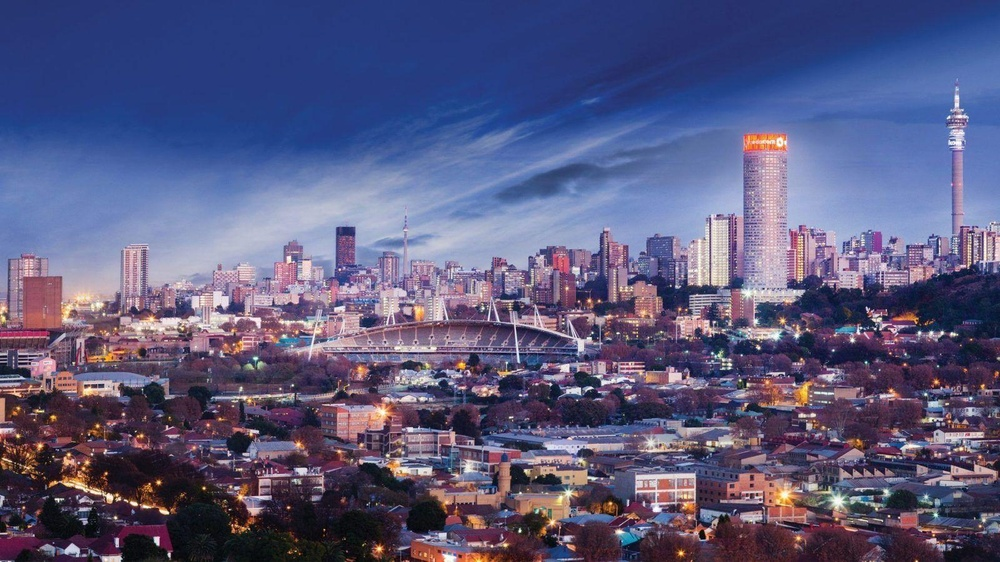
#> input picture Lab Task 5/1. Image Processing and Enhancement/7.jpg, 1000 x 562 px, shrunk from 1600 x 900 before the run
$ jupyter execute 'create border around images.ipynb'
#> lines starting #> are read from the running program, lines starting #| are printed output that depends on the picture
[cell 1]
import cv2

image = cv2.imread("7.jpg")
#> image is the input picture: shape (562, 1000, 3); mean B, G, R 126.1, 89.2, 90.2
image = cv2.copyMakeBorder( image, 10, 10, 10, 10, cv2.BORDER_CONSTANT, value=(0, 0, 0))
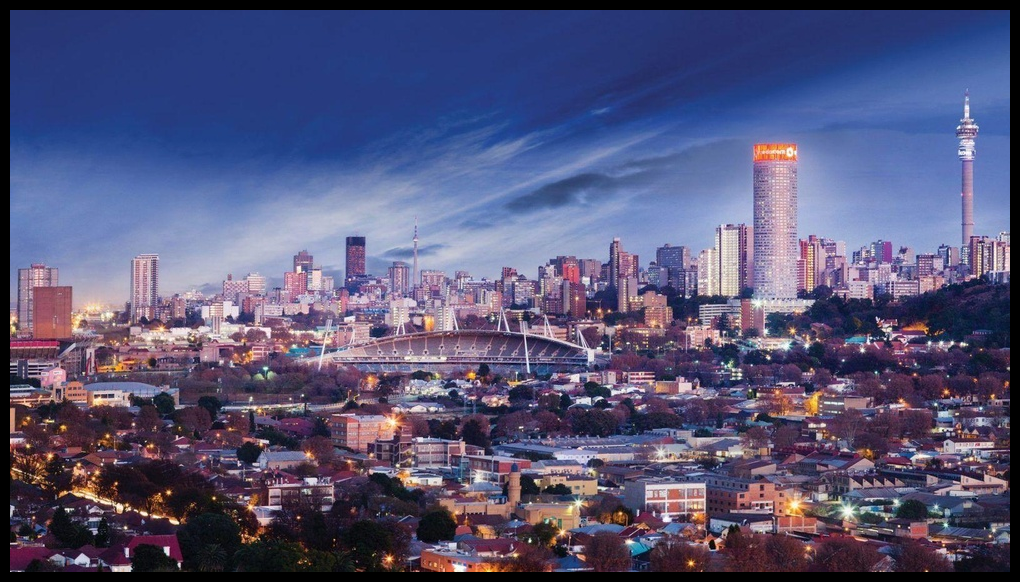
#> image: shape (582, 1020, 3); mean B, G, R 119.4, 84.5, 85.4

cv2.imshow("Bordered Image", image)
cv2.waitKey(0)
cv2.destroyAllWindows()

[cell 2]
import cv2

image = cv2.imread("7.jpg")

border_reflect = cv2.copyMakeBorder(image, 50, 50, 50, 50, cv2.BORDER_REFLECT)
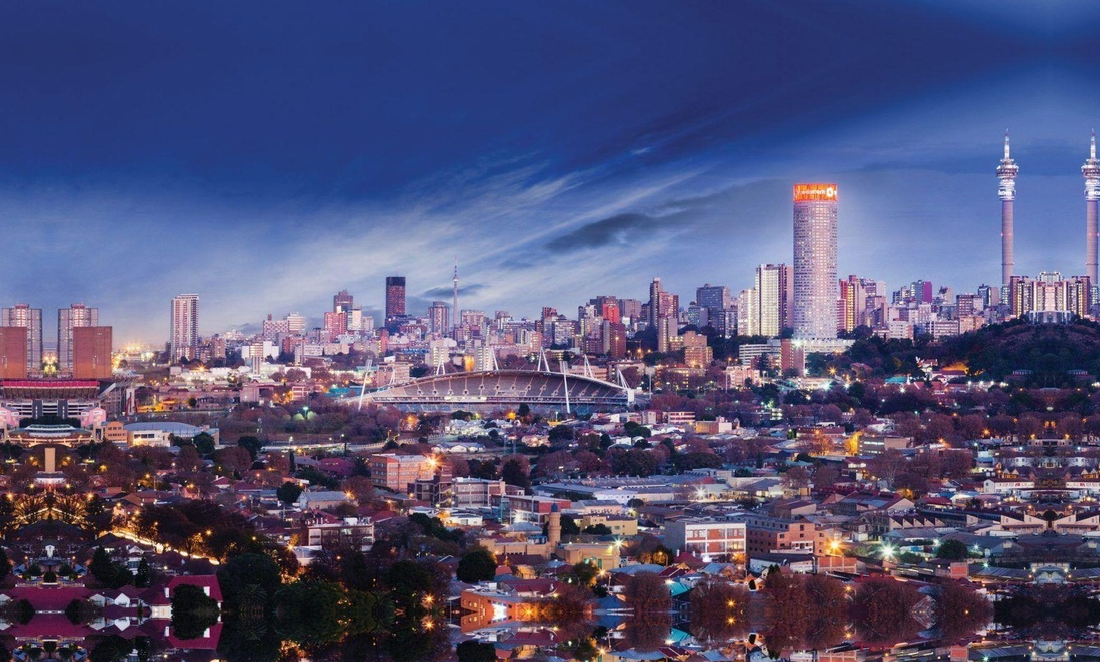
#> border_reflect: shape (662, 1100, 3); mean B, G, R 120.2, 83.1, 83.9
border_reflect_101 = cv2.copyMakeBorder(image, 50, 50, 50, 50, cv2.BORDER_REFLECT_101)
border_replicate = cv2.copyMakeBorder(image, 50, 50, 50, 50, cv2.BORDER_REPLICATE)
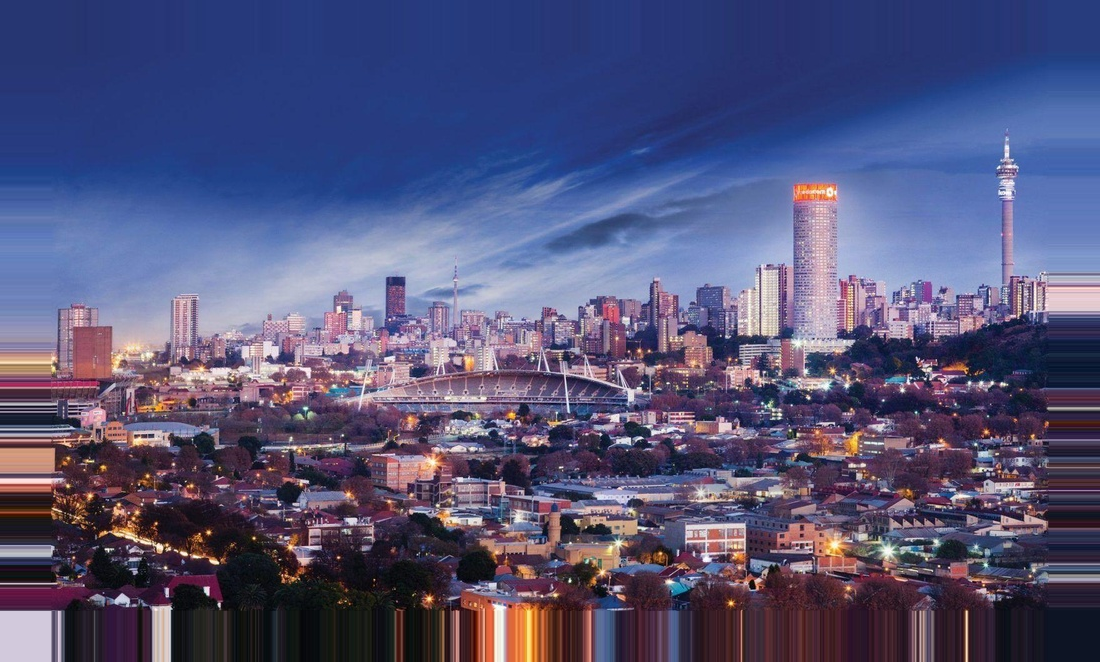
#> border_replicate: shape (662, 1100, 3); mean B, G, R 120, 83.5, 84.2

cv2.imshow("Border Reflect", border_reflect)
cv2.imshow("Border Reflect 101", border_reflect_101)
cv2.imshow("Border Replicate", border_replicate)

cv2.waitKey(0)
cv2.destroyAllWindows()

[cell 3]
import cv2

image = cv2.imread("7.jpg")
bordered_image = cv2.copyMakeBorder(image, 10, 10, 10, 10, cv2.BORDER_CONSTANT, value=(0, 0, 255))
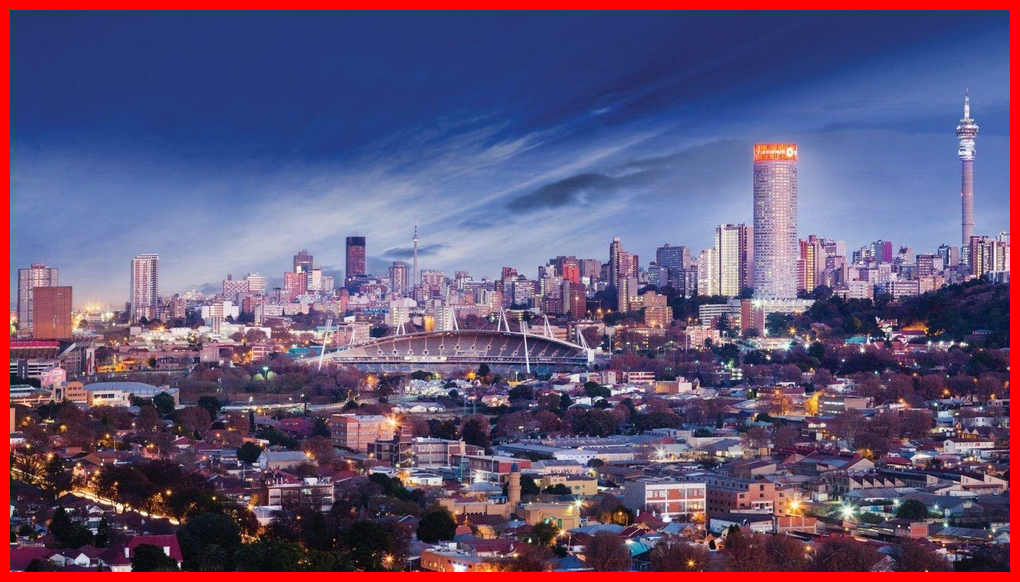
#> bordered_image: shape (582, 1020, 3); mean B, G, R 119.4, 84.5, 99

cv2.imshow("Red Border Image", bordered_image)
cv2.waitKey(0)
cv2.destroyAllWindows()

$ run again, with Lab Task 5/1. Image Processing and Enhancement/4.jpg copied over Lab Task 5/1. Image Processing and Enhancement/7.jpg
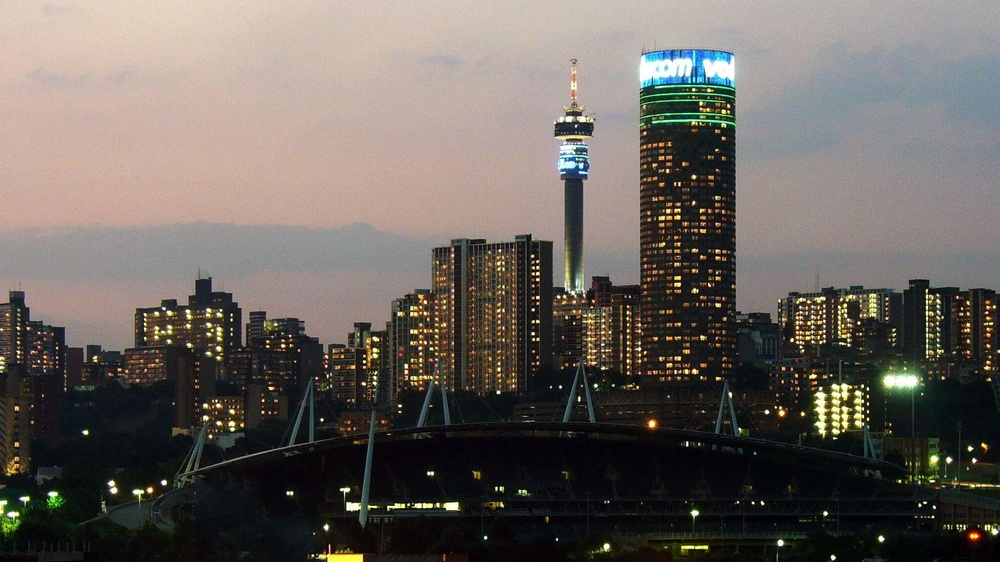
#> input picture Lab Task 5/1. Image Processing and Enhancement/4.jpg, 1000 x 562 px, shrunk from 1920 x 1080 before the run
#> image is the input picture: shape (562, 1000, 3); mean B, G, R 93.3, 98.8, 105.1
#> image: shape (582, 1020, 3)
#> `border_replicate = cv2.copyMakeBorder(image, 50, 50, 50, 50, cv2.BORDE..`:
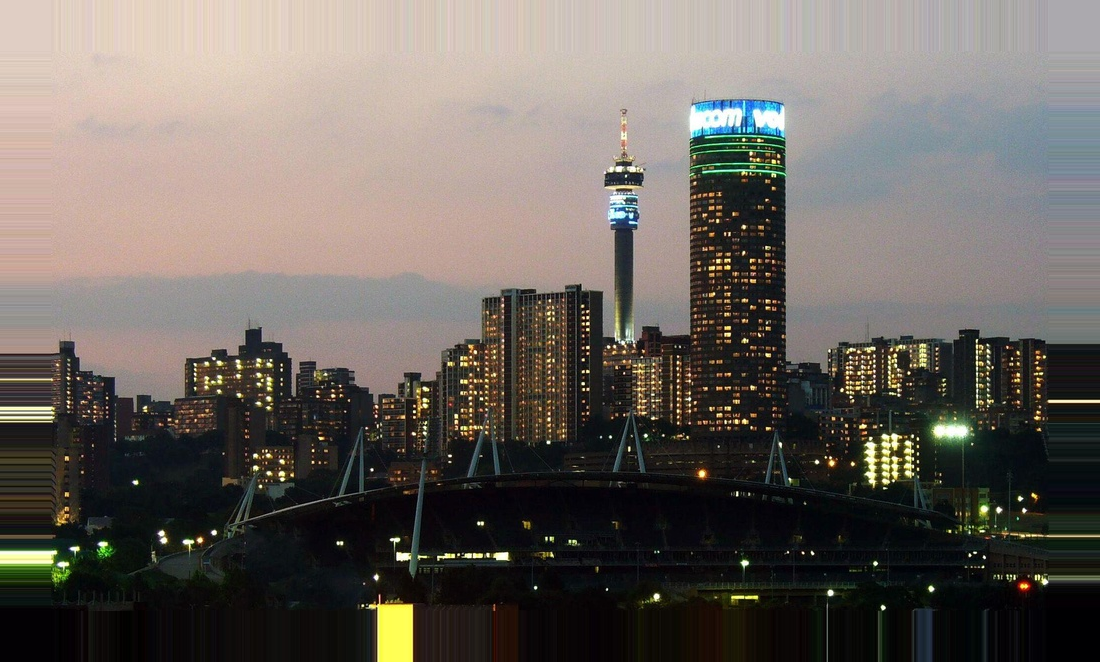
#> border_replicate: shape (662, 1100, 3); mean B, G, R 94.5, 100.4, 106.6
#> `bordered_image = cv2.copyMakeBorder(image, 10, 10, 10, 10, cv2.BORDER_..`:
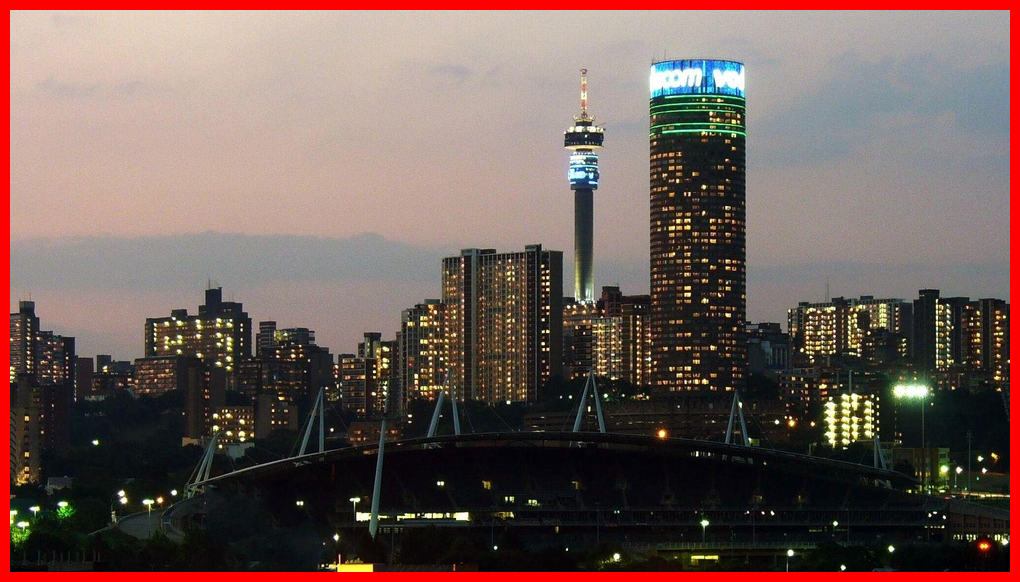
#> bordered_image: shape (582, 1020, 3); mean B, G, R 88.3, 93.5, 113.1

$ run again, with Lab Task 5/1. Image Processing and Enhancement/5.jpg copied over Lab Task 5/1. Image Processing and Enhancement/7.jpg
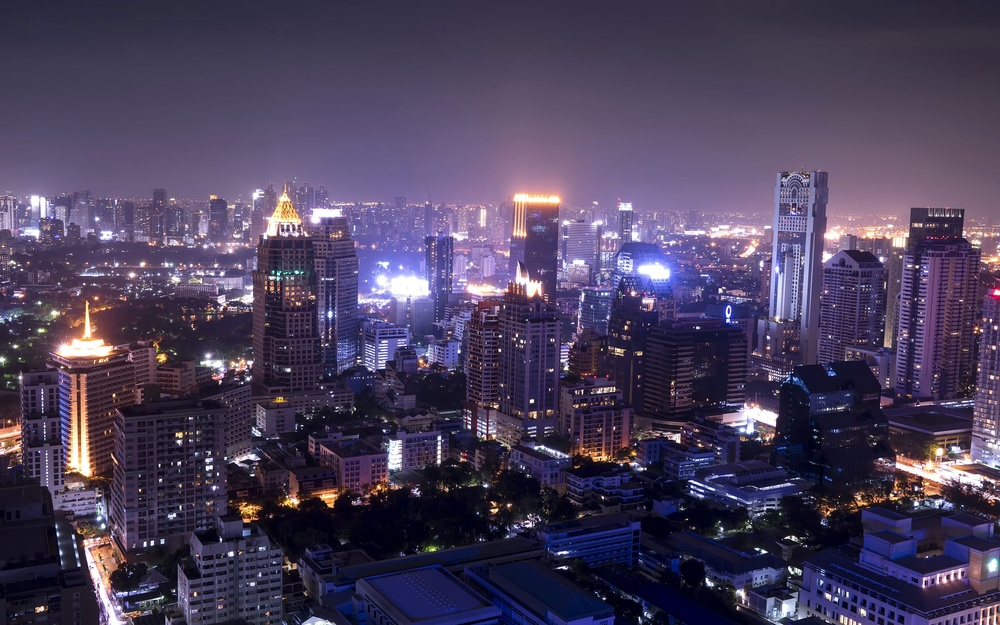
#> input picture Lab Task 5/1. Image Processing and Enhancement/5.jpg, 1000 x 625 px, shrunk from 3840 x 2400 before the run
#> image is the input picture: shape (625, 1000, 3); mean B, G, R 91.9, 64.5, 75.1
#> image: shape (645, 1020, 3)
#> `border_replicate = cv2.copyMakeBorder(image, 50, 50, 50, 50, cv2.BORDE..`:
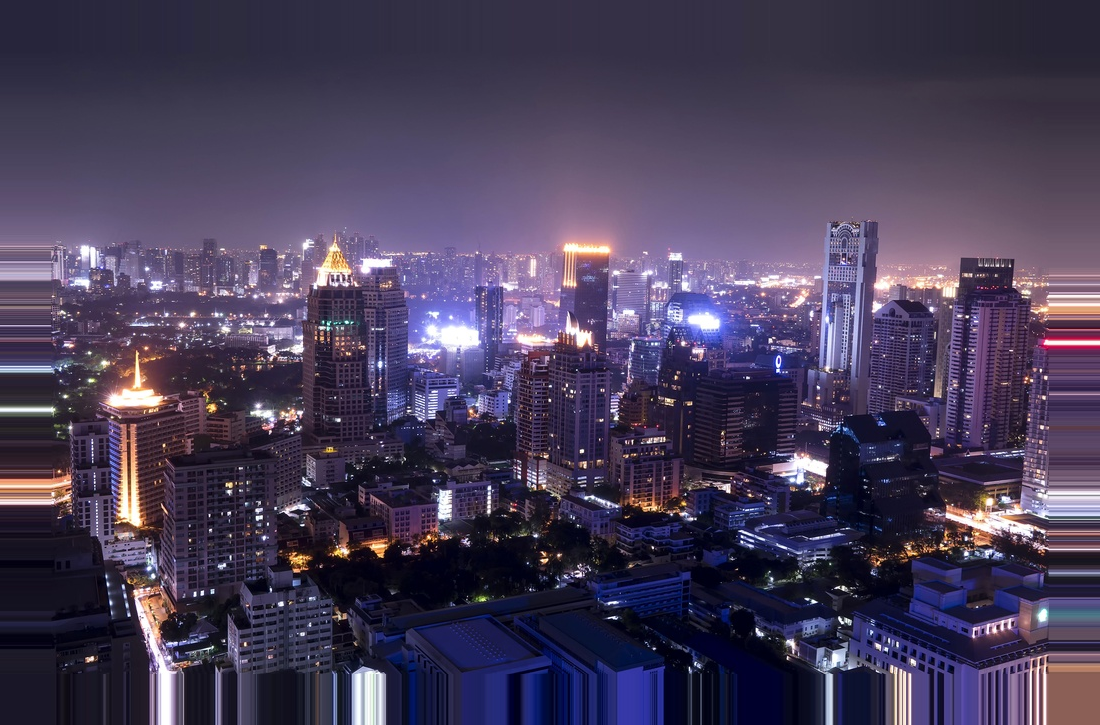
#> border_replicate: shape (725, 1100, 3); mean B, G, R 89.1, 62.4, 72.2
#> `bordered_image = cv2.copyMakeBorder(image, 10, 10, 10, 10, cv2.BORDER_..`:
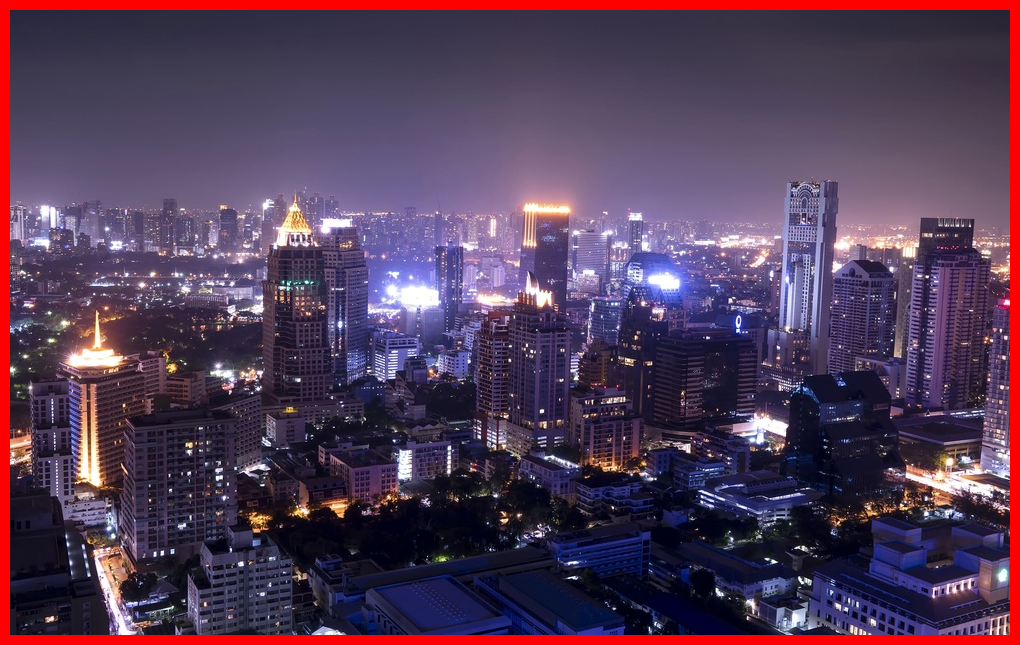
#> bordered_image: shape (645, 1020, 3); mean B, G, R 87.3, 61.3, 84.1

$ run again, with Lab Task 5/1. Image Processing and Enhancement/6.jpg copied over Lab Task 5/1. Image Processing and Enhancement/7.jpg
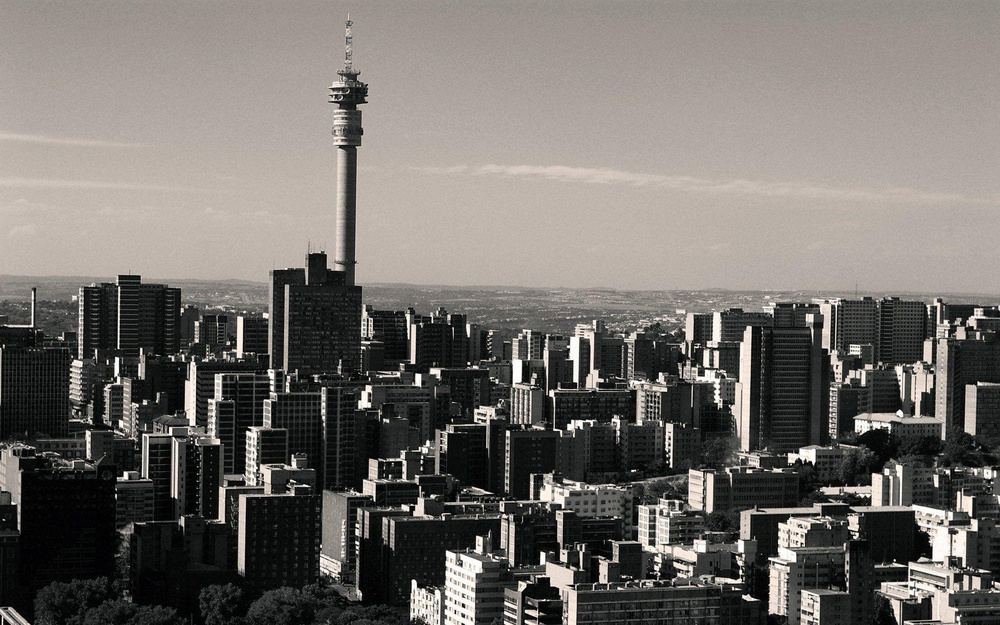
#> input picture Lab Task 5/1. Image Processing and Enhancement/6.jpg, 1000 x 625 px, shrunk from 1920 x 1200 before the run
#> image is the input picture: shape (625, 1000, 3); mean B, G, R 106.7, 111, 115.3
#> image: shape (645, 1020, 3)
#> `border_replicate = cv2.copyMakeBorder(image, 50, 50, 50, 50, cv2.BORDE..`:
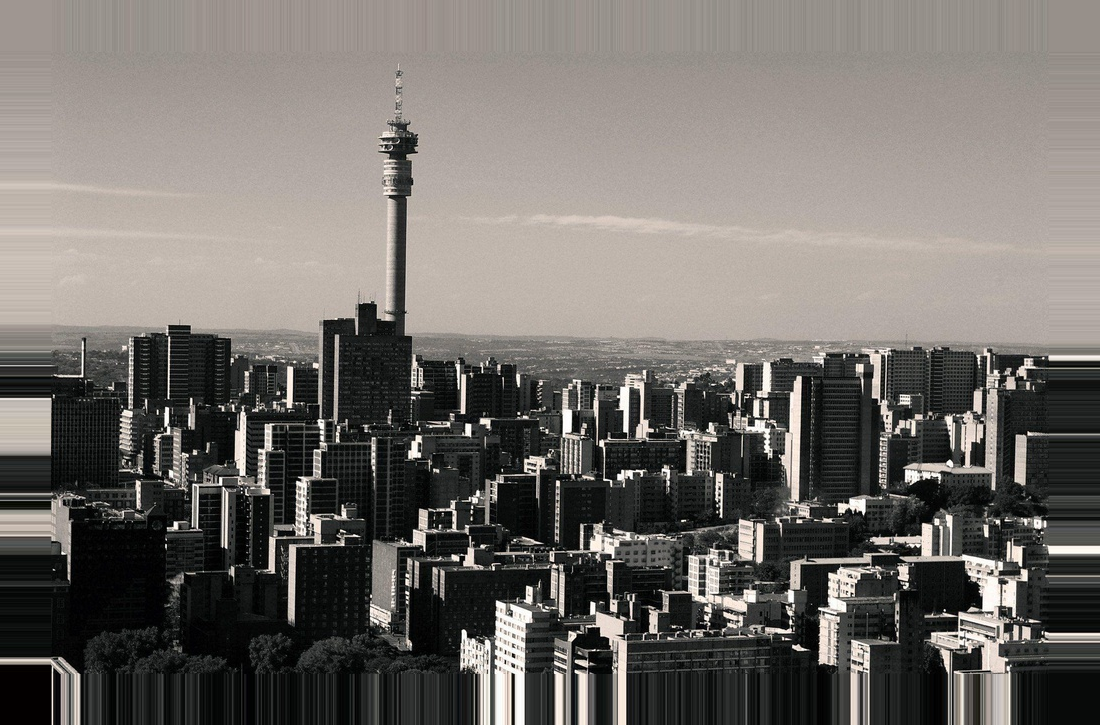
#> border_replicate: shape (725, 1100, 3); mean B, G, R 105.2, 109.5, 113.6
#> `bordered_image = cv2.copyMakeBorder(image, 10, 10, 10, 10, cv2.BORDER_..`:
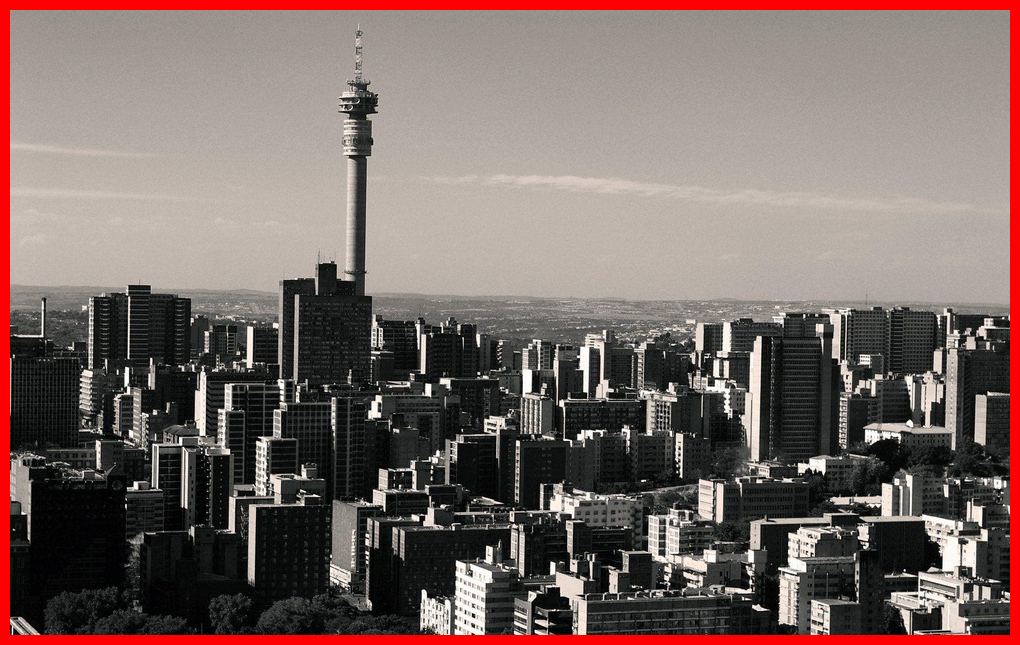
#> bordered_image: shape (645, 1020, 3); mean B, G, R 101.3, 105.5, 122.3
